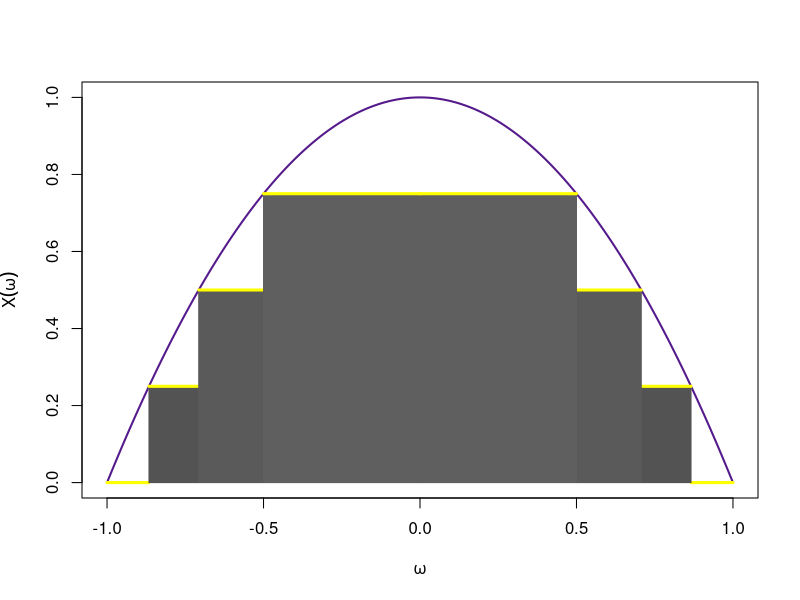

Recreate this plot in R.
library(grDevices)

col=gray.colors(n=50, start = 0.3, end = 0.9, gamma = 2.2, alpha = NULL)

no.partitions <- 4

# make nonnegative random variable
x = seq(-1,1,0.0001)
y = 1-x^2
plot(x,y,type='l', lwd=2, col="purple4", xlab=expression(omega), ylab=expression(X(omega)),
     main = "")
  
i = 1:no.partitions
x_segment = sqrt(1 - i/no.partitions)
height = (i - 1)/no.partitions
base = - sqrt(1 - i/no.partitions) + sqrt(1  - (i - 1)/no.partitions)
  
for(i in 1:length(i)){
  x0=x_segment[i]
  x0.neg = -x_segment[i]
  y0=height[i]
  x1=x_segment[i] + base[i]
  x1.neg = -(x0 + base[i])
  y1=y0
    
  xrun = seq(x0,x1,0.0001)
  xrun.neg=seq(x0.neg, x1.neg,-0.0001)
  yrun = rep(y0,length(xrun))
  yrun_reverse = rep(0, length(xrun))
  
  polygon(c(xrun,rev(xrun)), c(yrun, yrun_reverse),
          col=col[i],border=col[i])
  polygon(c(xrun.neg,rev(xrun.neg)), c(yrun, yrun_reverse),
          col=col[i],border=col[i])
    
  segments(x0=x0,y0=y0,x1=x1,y1=y1,lwd=3, col="yellow")
  segments(x0=x0.neg,y0=y0,x1=x1.neg,y1=y1,lwd=3, col="yellow")
}
